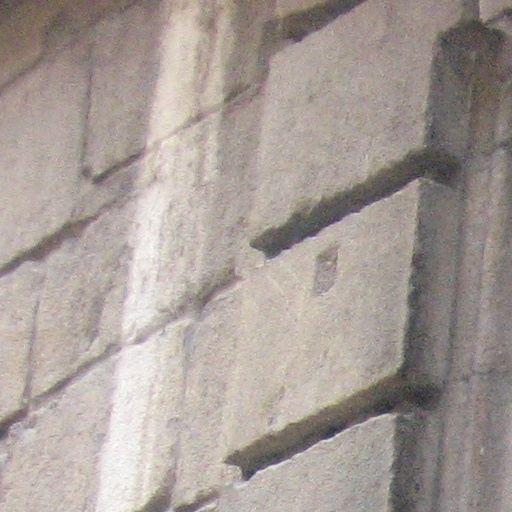
#> input picture main_dataset/testing_data/orig/resized_1.jpg, 512 x 512 px; its folder holds only this picture in this run
$ python batch.py
#> lines starting #> are read from the running program, lines starting #| are printed output that depends on the picture
import cv2, glob

images=glob.glob("*.jpg")
n0 = 1
n1 = 101
n2 = 201
n3 = 301


angle90 = 90
angle180 = 180
angle270 = 270

center = (256,256)

scale = 1.0
for image in images:

	img=cv2.imread(image,1)
#> img is the input picture: shape (512, 512, 3); mean B, G, R 150.9, 156.6, 166.3
	# re=cv2.resize(img,(512,512))

	# cv2.imshow("Checking",re)
	M = cv2.getRotationMatrix2D(center,0,scale)
	rotated0 = cv2.warpAffine(img,M,(512,512))
	M = cv2.getRotationMatrix2D(center,angle90,scale)
	rotated90 = cv2.warpAffine(img,M,(512,512))
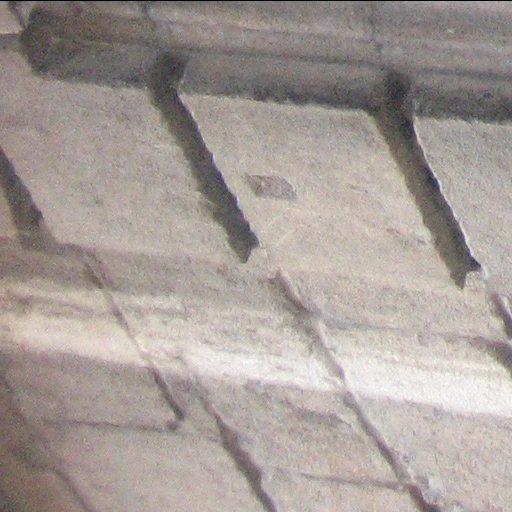
#> rotated90: shape (512, 512, 3); mean B, G, R 150.6, 156.3, 166
	M = cv2.getRotationMatrix2D(center,angle180,scale)
	rotated180 = cv2.warpAffine(img,M,(512,512))
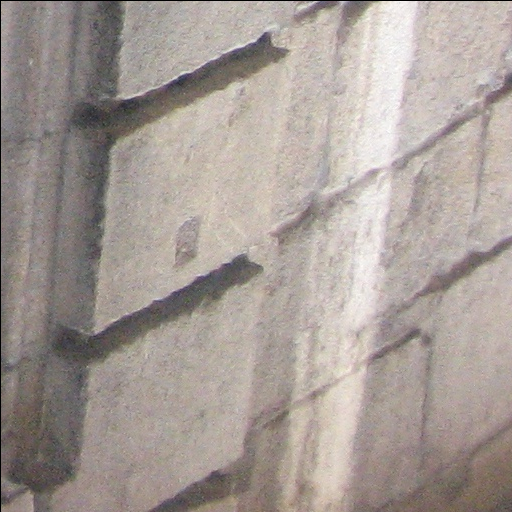
#> rotated180: shape (512, 512, 3); mean B, G, R 150.4, 156, 165.7
	M = cv2.getRotationMatrix2D(center,angle270,scale)
	rotated270 = cv2.warpAffine(img,M,(512,512))
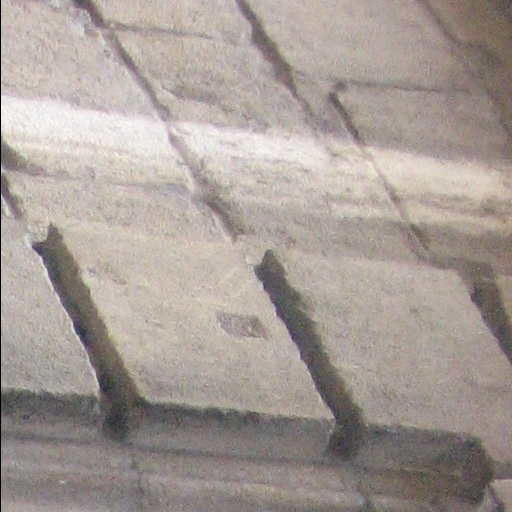
#> rotated270: shape (512, 512, 3); mean B, G, R 150.7, 156.4, 166.1

	# cv2.waitKey(0)
	# cv2.destroyAllWindows()

	string0=str(n0)
	string1=str(n1)
	string2=str(n2)
	string3=str(n3)
	cv2.imwrite("resized_"+string0+".jpg",rotated0)
	cv2.imwrite("resized_"+string1+".jpg",rotated90)
	cv2.imwrite("resized_"+string2+".jpg",rotated180)
	cv2.imwrite("resized_"+string3+".jpg",rotated270)
	n0=n0+1
	n1=n1+1
	n2=n2+1
	n3=n3+1

$ run again, on main_dataset/testing_data/orig/resized_115.jpg
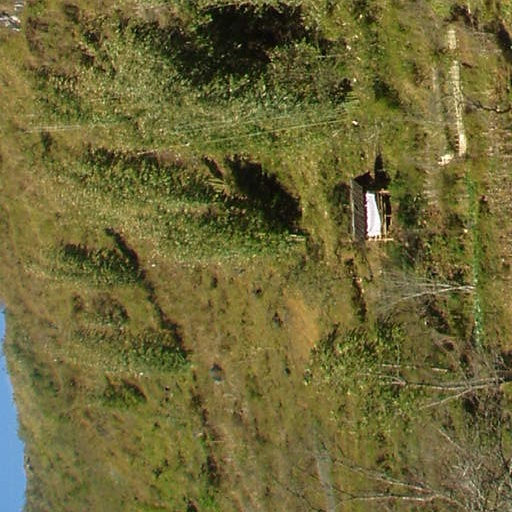
#> input picture main_dataset/testing_data/orig/resized_115.jpg, 512 x 512 px
#> img is the input picture: shape (512, 512, 3); mean B, G, R 54.7, 102.9, 109.3
#> `rotated180 = cv2.warpAffine(img,M,(512,512))`:
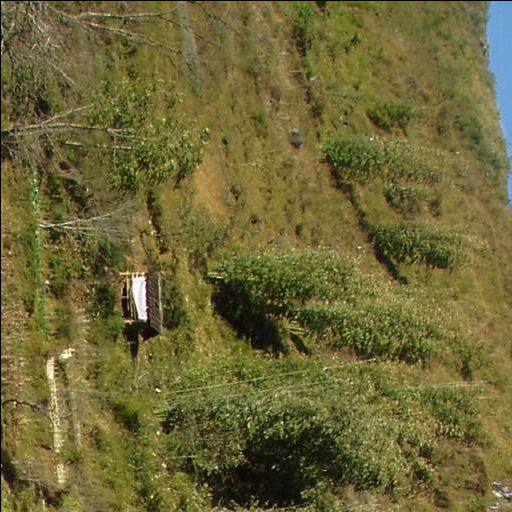
#> rotated180: shape (512, 512, 3); mean B, G, R 54.3, 102.4, 108.8
#> `rotated270 = cv2.warpAffine(img,M,(512,512))`:
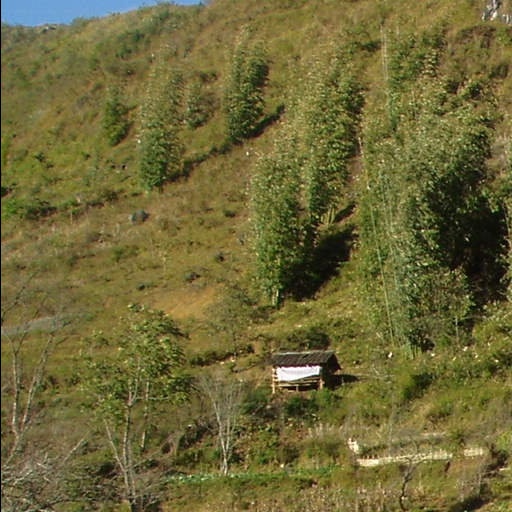
#> rotated270: shape (512, 512, 3); mean B, G, R 54.6, 102.6, 109.1

$ run again, on main_dataset/testing_data/orig/resized_12.jpg
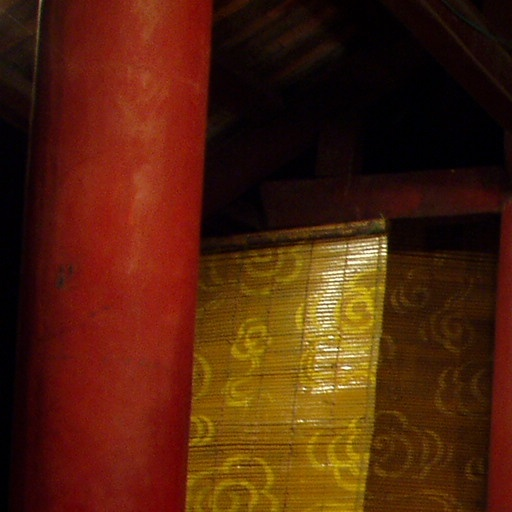
#> input picture main_dataset/testing_data/orig/resized_12.jpg, 512 x 512 px
#> img is the input picture: shape (512, 512, 3); mean B, G, R 11.4, 33.9, 79.5
#> `rotated180 = cv2.warpAffine(img,M,(512,512))`:
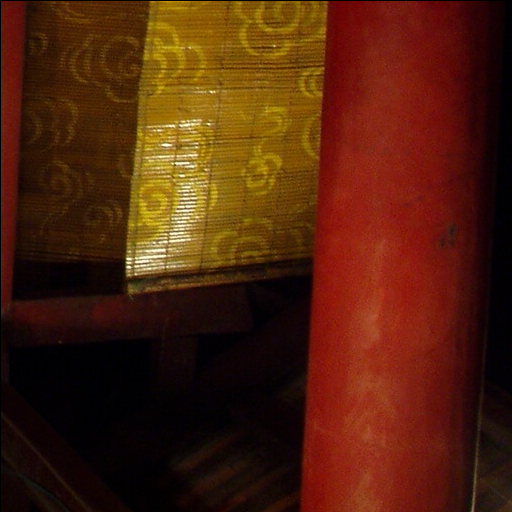
#> rotated180: shape (512, 512, 3); mean B, G, R 11.4, 33.9, 79.3
#> `rotated270 = cv2.warpAffine(img,M,(512,512))`:
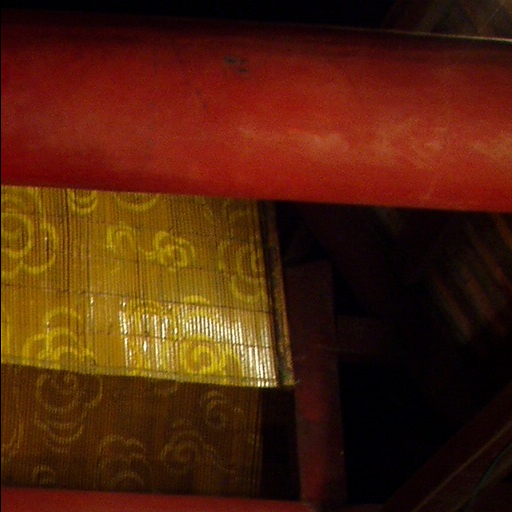
#> rotated270: shape (512, 512, 3); mean B, G, R 11.4, 33.9, 79.4

$ run again, on main_dataset/testing_data/orig/resized_126.jpg
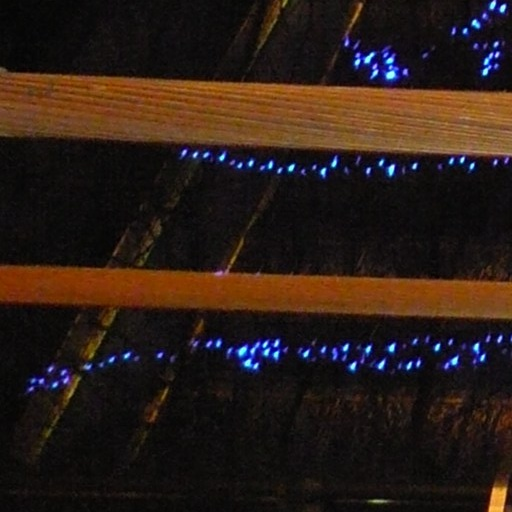
#> input picture main_dataset/testing_data/orig/resized_126.jpg, 512 x 512 px
#> img is the input picture: shape (512, 512, 3); mean B, G, R 22.8, 29.1, 42.8
#> `rotated180 = cv2.warpAffine(img,M,(512,512))`:
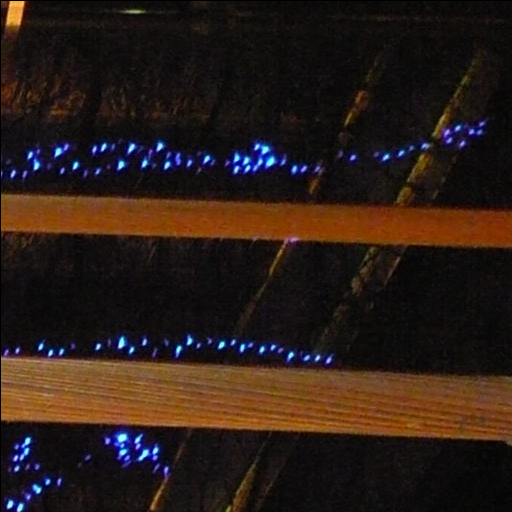
#> rotated180: shape (512, 512, 3); mean B, G, R 22.7, 29, 42.7
#> `rotated270 = cv2.warpAffine(img,M,(512,512))`:
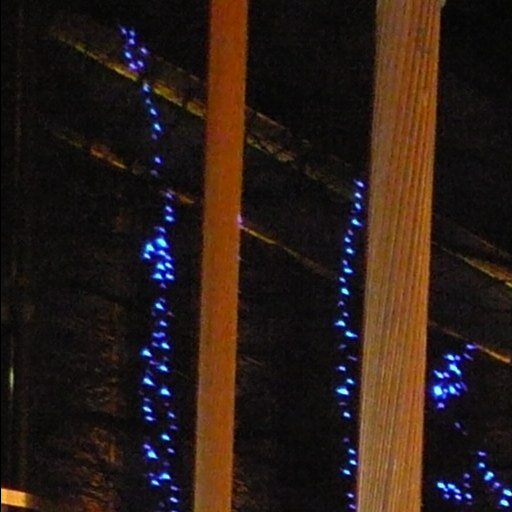
#> rotated270: shape (512, 512, 3); mean B, G, R 22.8, 29.1, 42.8

$ run again, on main_dataset/testing_data/orig/resized_106.jpg
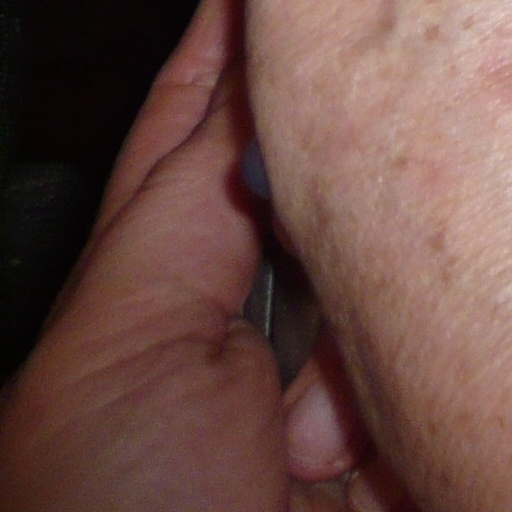
#> input picture main_dataset/testing_data/orig/resized_106.jpg, 512 x 512 px
#> img is the input picture: shape (512, 512, 3); mean B, G, R 65.8, 72.5, 103.3
#> `rotated180 = cv2.warpAffine(img,M,(512,512))`:
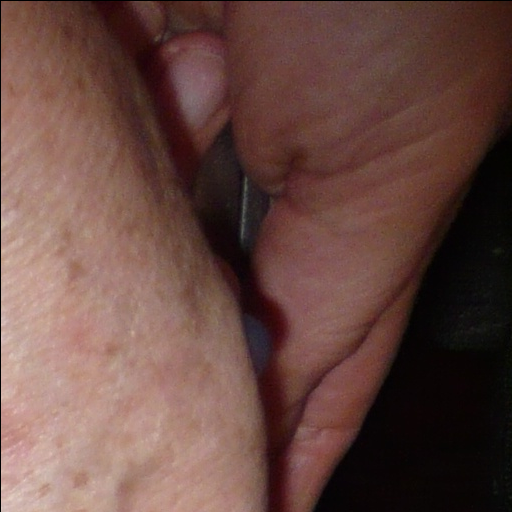
#> rotated180: shape (512, 512, 3); mean B, G, R 65.6, 72.3, 103
#> `rotated270 = cv2.warpAffine(img,M,(512,512))`:
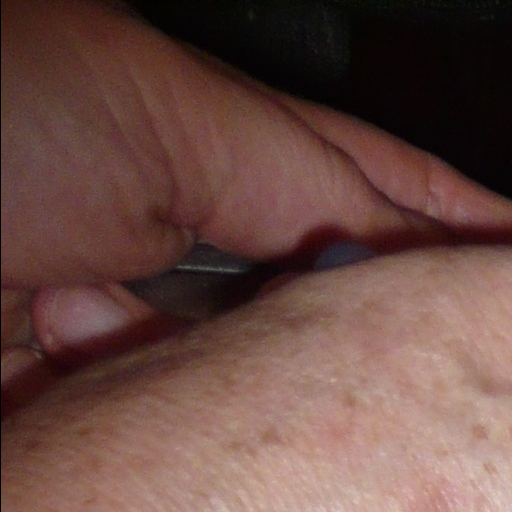
#> rotated270: shape (512, 512, 3); mean B, G, R 65.6, 72.3, 103.1
